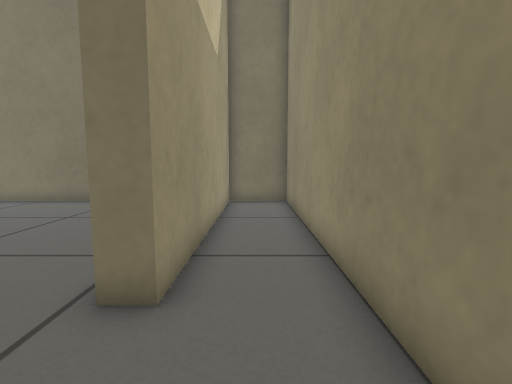
view 1 (above)

16 first-person views from a walk through a world built for the Gazebo simulator. The camera is 0.47 m above the floor, tilts 6° down and sees 85° across. The floor is counted in squares, 0.25 m on a side. Each view is taken from the middle of a square. On the plan, view 1 faces up. The plan holds only what a view shows up to about 16 squares ahead; the rest is blank.

view 2
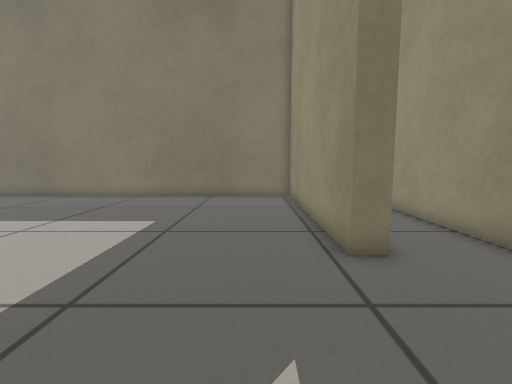

view 3
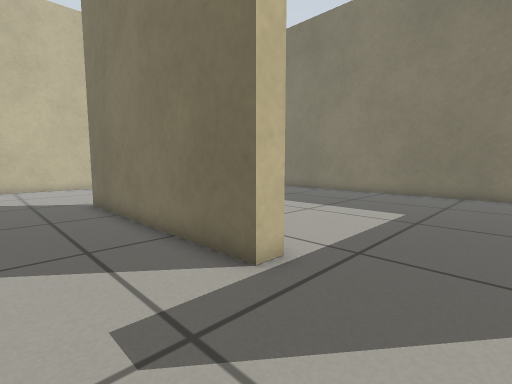

view 4
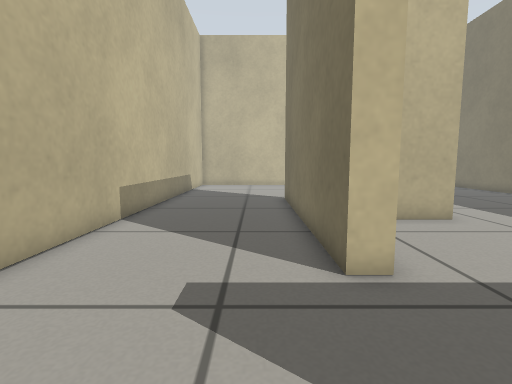

view 5
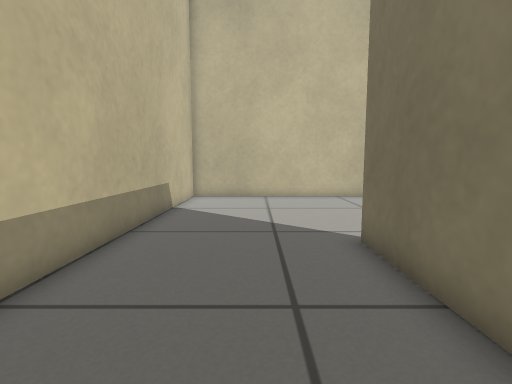

view 6
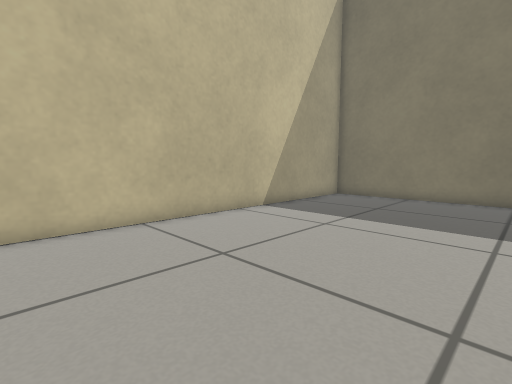

view 7
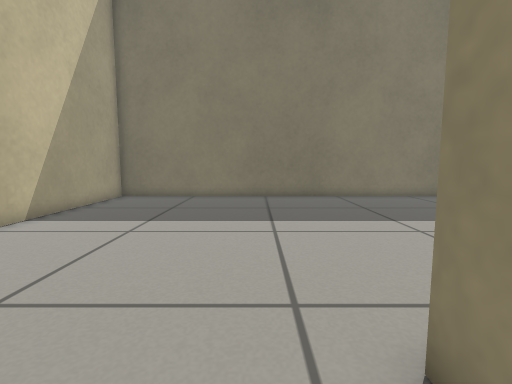

view 8
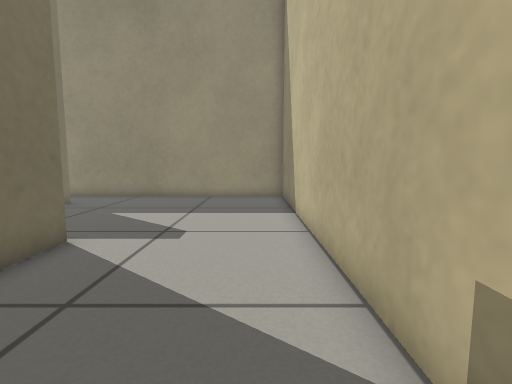

view 9
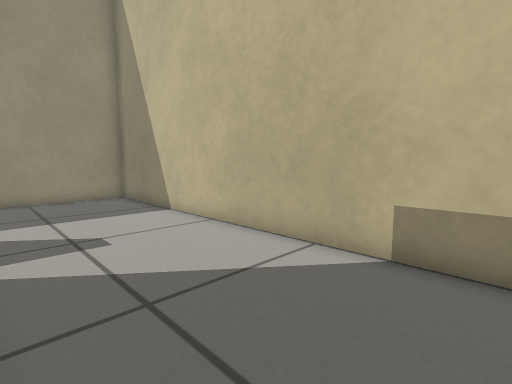

view 10
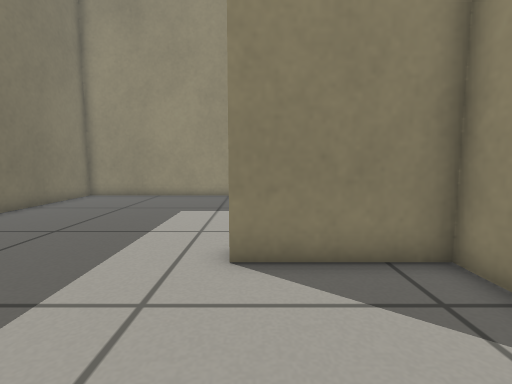

view 11
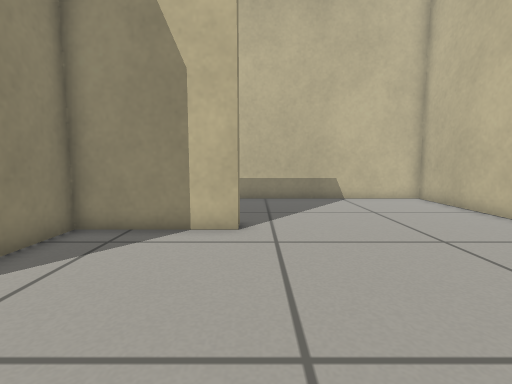

view 12
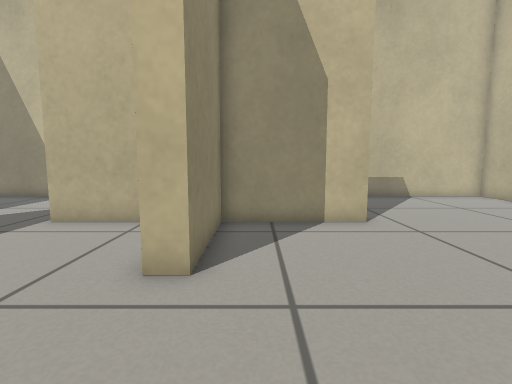

view 13
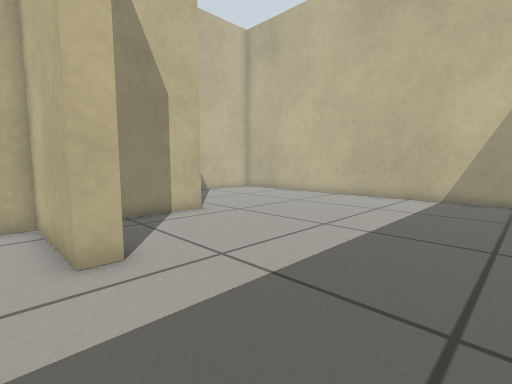

view 14
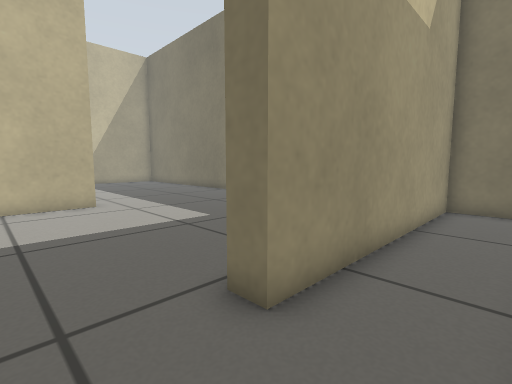

view 15
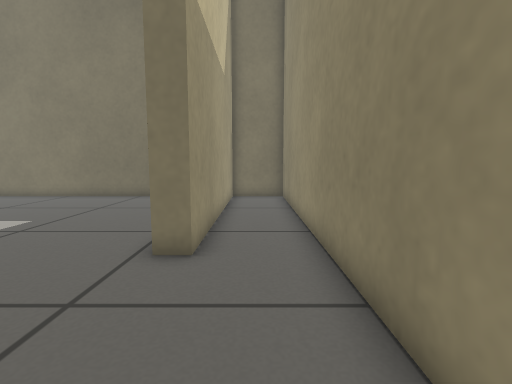

view 16
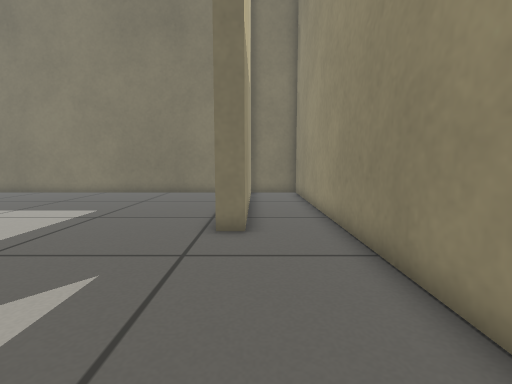

### Floor plan
Points are (right, up) in squares from view 1. A wall is a line through its corners. A room is listed if a view was taken in it or the views show most of it. See-through windows are left out.
Room 1 (views 1, 2, 3, 4, 5, 6, 7, 8, 9, 10, 11, 12, 13, 14, 15, 16)
walls: (-12.9, 4.5) (-12.1, 4.5) (-12.1, 0.3) (-7.5, 0.3) (-7.5, -0.5) (-17.5, -0.5) (-17.5, 0.3) (-12.9, 0.3) (-12.9, 4.5); (-2.1, 3.5) (-2.1, 13.5) (-26.5, 13.5) (-26.5, -6.5) (1.5, -6.5) (1.5, 13.5) (-1.3, 13.5) (-1.3, 3.5) (-2.1, 3.5)

Positions as (right, up) in squares from view 1, and headings:
1: (0, 0), facing up
2: (-4, -2), facing up
3: (-4, -4), facing up-left
4: (-3, -2), facing left
5: (-11, -3), facing left
6: (-18, -2), facing up-left
7: (-19, -2), facing up
8: (-14, -5), facing right
9: (-14, -1), facing down-right
10: (-18, 4), facing right
11: (-18, 8), facing down
12: (-14, 9), facing down
13: (-11, 10), facing down-left
14: (1, 1), facing up-left
15: (0, -2), facing up
16: (-1, -4), facing up
